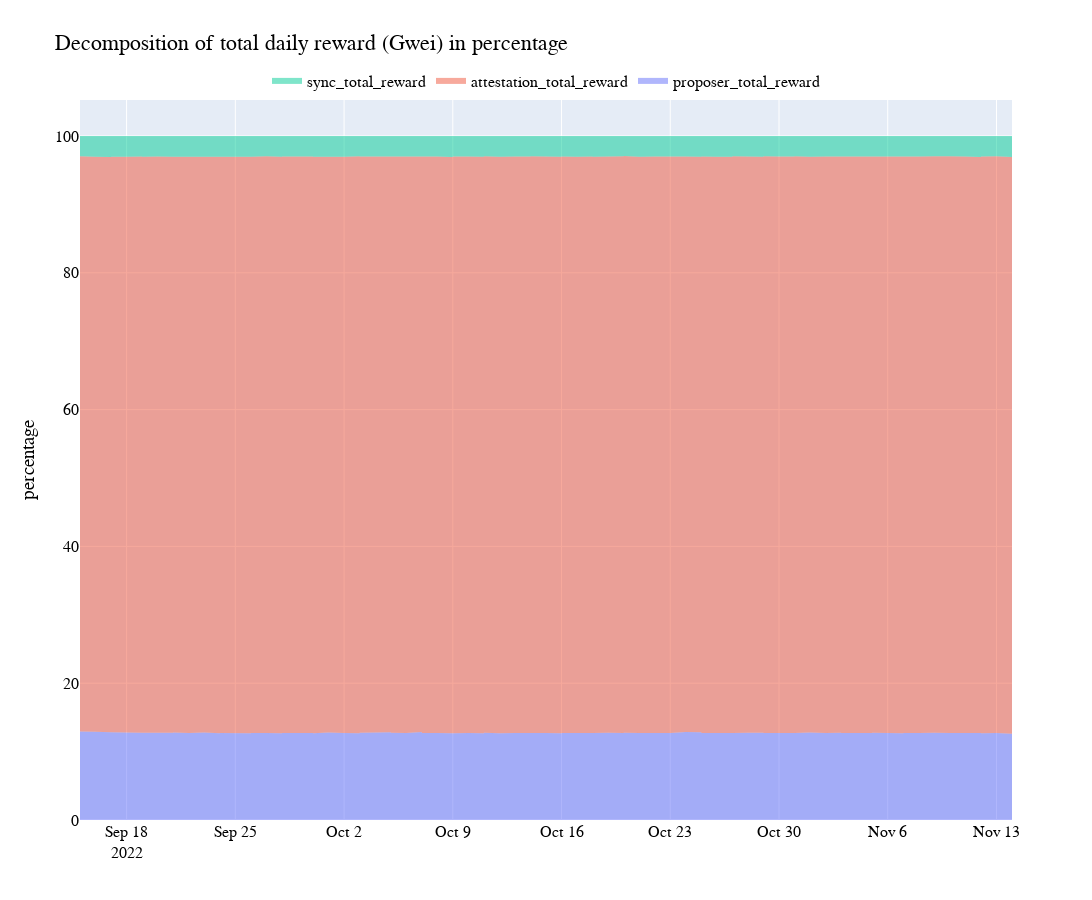

Write notebook code for a chart like this one.
### Code cell
import pandas as pd
import plotly.graph_objects as go

# Sample data (replace with your data)
df =data.copy()

# Get columns that end with '_reward' but exclude 'final_total_reward'
reward_columns = [col for col in df.columns if col.endswith('_reward') and col != 'final_total_reward']

# Compute total reward for each date excluding 'final_total_reward'
df['total_reward_excluding_final'] = df[reward_columns].sum(axis=1)

# Convert each reward column to a percentage of the total reward excluding 'final_total_reward'
for col in reward_columns:
    df[col] = (df[col] / df['total_reward_excluding_final']) * 100

# Create a Plotly figure
fig = go.Figure()

# Add traces for each reward column in percentage
for col in reward_columns:
    fig.add_trace(go.Scatter(x=df['date'], y=df[col], mode='none', stackgroup='one', groupnorm='percent', name=col))
fig.update_yaxes(title='percentage')
# Update layout for the legend and other properties
fig.update_layout(
    font=dict(family="Courier New, monospace", size=16, color="black"),
    title_text=f"Decomposition of total daily reward (Gwei) in percentage",
    showlegend=True,
    legend=dict(
        y=1.05,            # Adjusts the y position
        x=0.5,            # Adjusts the x position
        xanchor='center', # Anchor the x position
        yanchor='top',    # Anchor the y position
        orientation='h'   # Horizontal orientation
    ),
    width=1600,  # width in pixels
    height=900 # height in pixels
)

# Show figure
fig.show()
